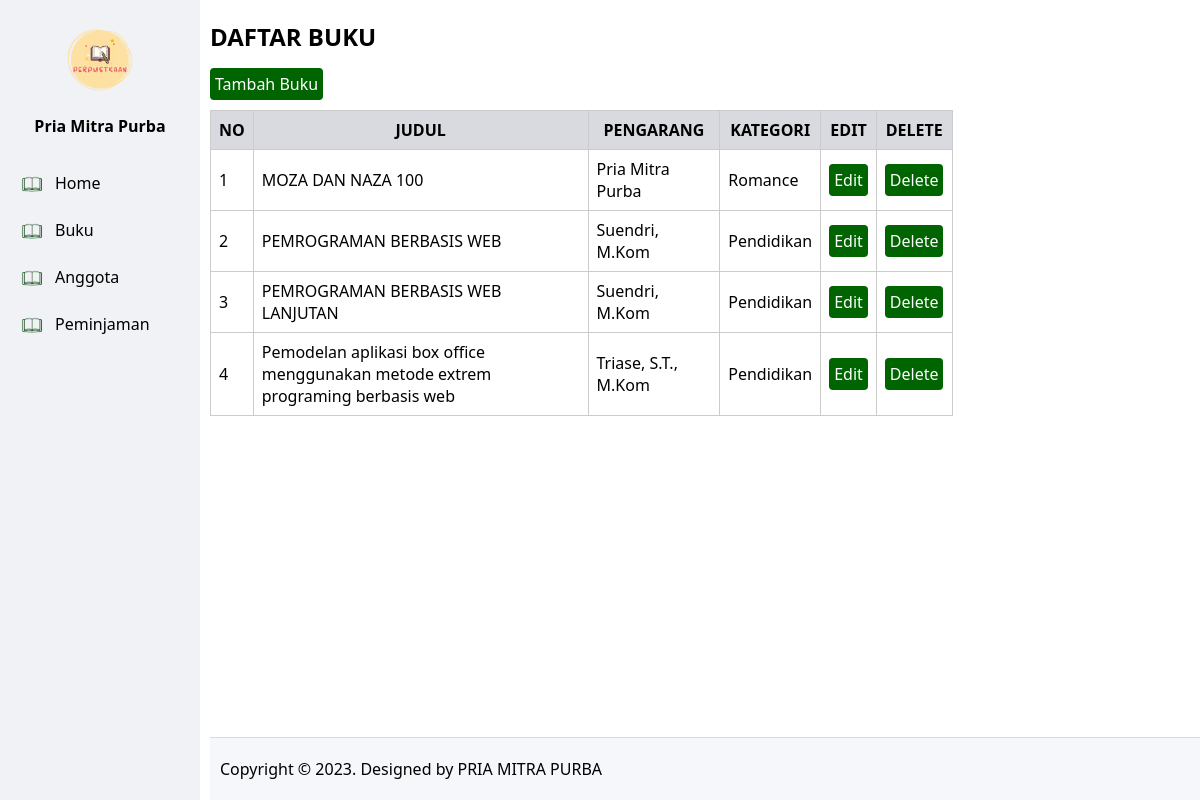
The page /index.php?hal=buku_tampil on the database its author committed.
### tables this page shows
CREATE TABLE `buku` (
  `ID_Buku` int(11) NOT NULL,
  `Judul` varchar(255) DEFAULT NULL,
  `Pengarang` varchar(255) DEFAULT NULL,
  `Kategori` varchar(50) DEFAULT NULL
);

### inc/Koneksi.php (called while the page is built, shortened)
<?php
class Koneksi {
    public function __construct() {
        $this->db = new \PDO("mysql:host=localhost;dbname=dbperpus", "root", "");
    }
}
?>

### app/buku.php (called while the page is built, shortened)
<?php
class buku extends Koneksi {
    public function tampil()
    {
        $sql = "SELECT * FROM buku";
        $stmt = $this->db->prepare($sql);
        $stmt->execute();
        $data = [];
        while ($rows = $stmt->fetch()) {
            $data[] = $rows;
        }
        return $data;
    }
}

### buku_tampil.php (the view)
<?php
$buku = new App\buku;
$rows = $buku->tampil();
?>
<h2>DAFTAR BUKU</h2>
<a href="index.php?hal=buku_input" class="btn">Tambah Buku</a>
<table>
    <tr>
        <th>NO</th>
        <th>JUDUL</th>
        <th>PENGARANG</th>
        <th>KATEGORI</th>
        <th>EDIT</th>
        <th>DELETE</th>
    </tr>
    <?php foreach ($rows as $row) { ?>
    <tr>
        <td><?php echo $row['ID_Buku']; ?></td>
        <td><?php echo $row['Judul']; ?></td>
        <td><?php echo $row['Pengarang']; ?></td>
        <td><?php echo $row['Kategori']; ?></td>
        <td><a href="index.php?hal=buku_edit&id=<?php echo $row['ID_Buku']; ?>" class="btn">Edit</a></td>
        <td><a href="index.php?hal=buku_delete&id=<?php echo $row['ID_Buku']; ?>" class="btn">Delete</a></td>
    </tr>
    <?php } ?>
</table>

### layouts/assets/css/style.css (style rules this page uses)
body { font-family: 'Segoe UI', Tahoma, Geneva, Verdana, sans-serif; margin: 0; }
a { text-decoration: none; }
table { margin: 15px 0; border: 1px solid #cccccc; border-collapse: collapse; width: 75%; }
table th { border: 1px solid #cccccc; padding: 8px; background-color: #d8dadf; }
table td { border: 1px solid #cccccc; padding: 8px; }
.btn { background-color: #006400; border-radius: 4px; color: #ffffff; padding: 5px; }

### rows shown on the page
buku: ID_Buku "1", Judul "MOZA DAN NAZA 100", Pengarang "Pria Mitra Purba", Kategori "Romance"
buku: ID_Buku "2", Judul "PEMROGRAMAN BERBASIS WEB", Pengarang "Suendri, M.Kom", Kategori "Pendidikan"
buku: ID_Buku "3", Judul "PEMROGRAMAN BERBASIS WEB LANJUTAN", Pengarang "Suendri, M.Kom", Kategori "Pendidikan"
buku: ID_Buku "4", Judul "Pemodelan aplikasi box office menggunakan metode extrem programing berbasis web", Pengarang "Triase, S.T., M.Kom", Kategori "Pendidikan"
